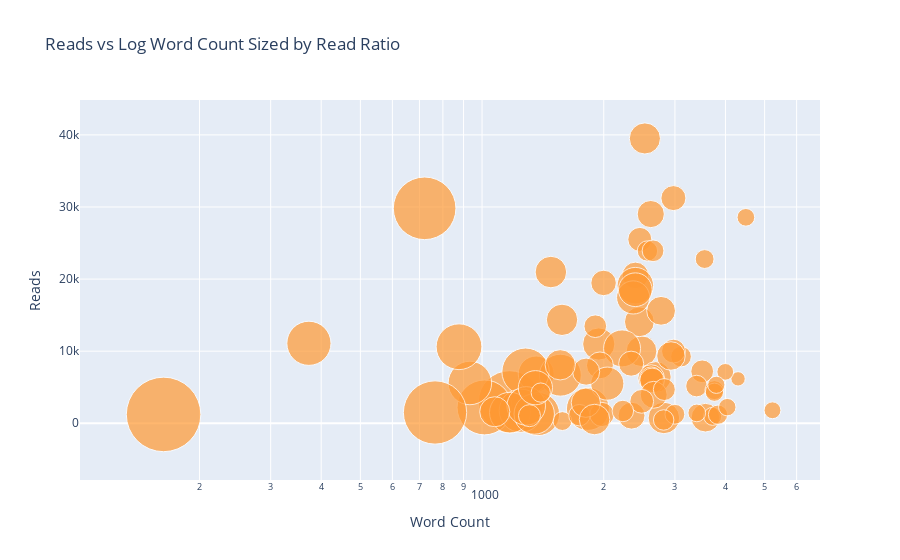

The notebook cell this image was saved under:
### Code cell
'''
Let’s get a little more sophisticated by using a log axis — specified as a plotly layout - and sizing the bubbles by a 
numeric variable.
Three Numeric Variables
'''
text = [
    f"Title: {t} <br> Ratio: {r:.2f}%" 
    for t, r in zip(
        tds["title"], tds["read_ratio"]
    )
]

tds.iplot(x='word_count', y='reads', size=tds["read_ratio"], text=text, mode='markers',
    # Log xaxis
    layout=dict(
        xaxis=dict(type='log', title='Word Count'), yaxis=dict(title='Reads'),
        title='Reads vs Log Word Count Sized by Read Ratio'))

### Figure 1 — Plotly figure (JSON) as saved in the notebook; plotly's stock layout.template omitted (floating-point values rounded to 4 significant figures)
{"data": [{"line": {"color": "rgba(255, 153, 51, 1.0)", "dash": "solid", "shape": "linear", "width": 1.3}, "marker": {"size": [17.68, 22.76, 28.64, 31.53, 23.99, 25.02, 26.48, 62.02, 31.14, 35.91, 54.9, 41.91, 30.74, 47.3, 29.82, 62.61, 43.21, 28.8, 32.28, 42.88, 43.51, 20.4, 22.68, 36.49, 36.98, 27.17, 33.18, 31.37, 33.73, 30.79, 26.51, 31.56, 63.3, 18.85, 20.65, 23.58, 25.07, 23.81, 21.75, 16.88, 25.47, 21.64, 26.89, 14.38, 18.08, 43.19, 24.69, 33.16, 26.89, 44.17, 16.73, 19.29, 74.53, 17.44, 26.93, 18.99, 40.82, 18.85, 18.21, 27.13, 19.84, 23.81, 28.56, 40.39, 17.22, 24.27, 38.53, 21.47, 21.47, 30.31, 34.19, 17.72, 21.96, 19.31, 45.8, 22.04, 29.3, 30.11, 30.59, 20.47], "symbol": "circle"}, "mode": "markers", "name": "reads", "text": ["Title: Random Forest in Python <br> Ratio: 17.68%", "Title: Improving the Random Forest in Python Part 1 <br> Ratio: 22.76%", "Title: Data Science: A Personal Application <br> Ratio: 28.64%", "Title: A Theory of Prediction <br> Ratio: 31.53%", "Title: Hyperparameter Tuning the Random Forest in Python <br> Ratio: 23.99%", "Title: Time Series Analysis in Python: An Introduction <br> Ratio: 25.02%", "Title: Stock Analysis in Python <br> Ratio: 26.48%", "Title: A Review of the Coursera Machine Learning Specialization <br> Ratio: 62.02%", "Title: Stock Prediction in Python <br> Ratio: 31.14%", "Title: Correlation vs. Causation: An Example <br> Ratio: 35.91%", "Title: Learn By Sharing <br> Ratio: 54.90%", "Title: Overfitting vs. Underfitting: A Conceptual Explanation <br> Ratio: 41.91%", "Title: Overfitting vs. Underfitting: A Complete Example <br> Ratio: 30.74%", "Title: How to Master New Skills <br> Ratio: 47.30%", "Title: Statistical Significance Explained <br> Ratio: 29.82%", "Title: Python is the Perfect Tool for any Problem <br> Ratio: 62.61%", "Title: The Misleading Effect of Noise: The Multiple Comparisons Problem <br> Ratio: 43.21%", "Title: Markov Chain Monte Carlo in Python <br> Ratio: 28.80%", "Title: Bayes’ Rule Applied <br> Ratio: 32.28%", "Title: Data Visualization Hackathon Style <br> Ratio: 42.88%", "Title: Unintended Consequences and Goodhart’s Law <br> Ratio: 43.51%", "Title: Beyond Accuracy: Precision and Recall <br> Ratio: 20.40%", "Title: Controlling the Web with Python <br> Ratio: 22.68%", "Title: Data Visualization with Bokeh in Python, Part I: Getting Started <br> Ratio: 36.49%", "Title: Data Visualization with Bokeh in Python, Part II: Interactions <br> Ratio: 36.98%", "Title: Histograms and Density Plots in Python <br> Ratio: 27.17%", "Title: Data Visualization with Bokeh in Python, Part III: Making a Complete Dashboard <br> Ratio: 33.18%", "Title: Visualizing Data with Pairs Plots in Python <br> Ratio: 31.37%", "Title: Introduction to Bayesian Linear Regression <br> Ratio: 33.73%", "Title: Bayesian Linear Regression in Python: Using Machine Learning to Predict Student Grades Part 1 <br> Ratio: 30.79%", "Title: Bayesian Linear Regression in Python: Using Machine Learning to Predict Student Grades Part 2 <br> Ratio: 26.51%", "Title: Web Scraping, Regular Expressions, and Data Visualization: Doing it all in Python <br> Ratio: 31.56%", "Title: If your files are saved only on your laptop they might as well not exist! <br> Ratio: 63.30%", "Title: A Complete Machine Learning Project Walk-Through in Python: Part One <br> Ratio: 18.85%", "Title: A Complete Machine Learning Walk-Through in Python: Part Two <br> Ratio: 20.65%", "Title: A Complete Machine Learning Walk-Through in Python: Part Three <br> Ratio: 23.58%", "Title: Automated Machine Learning on the Cloud in Python <br> Ratio: 25.07%", "Title: Machine Learning Kaggle Competition Part One: Getting Started <br> Ratio: 23.81%", "Title: Automated Feature Engineering in Python <br> Ratio: 21.75%", "Title: Machine Learning Kaggle Competition Part Two: Improving <br> Ratio: 16.88%", "Title: A Feature Selection Tool for Machine Learning in Python <br> Ratio: 25.47%", "Title: A Conceptual Explanation of Bayesian Hyperparameter Optimization for Machine Learning <br> Ratio: 21.64%", "Title: An Introductory Example of Bayesian Optimization in Python with Hyperopt <br> Ratio: 26.89%", "Title: Automated Machine Learning Hyperparameter Tuning in Python <br> Ratio: 14.38%", "Title: Machine Learning Kaggle Competition: Part Three Optimization <br> Ratio: 18.08%", "Title: How to get the right data? Trying asking for it. <br> Ratio: 43.19%", "Title: Why Automated Feature Engineering Will Change the Way You Do Machine Learning <br> Ratio: 24.69%", "Title: The most important part of a data science project is writing a blog post <br> Ratio: 33.16%", "Title: Parallelizing Feature Engineering with Dask <br> Ratio: 26.89%", "Title: How to Visualize a Decision Tree from a Random Forest in Python using Scikit-Learn <br> Ratio: 44.17%", "Title: A “Data Science for Good“ Machine Learning Project Walk-Through in Python: Part One <br> Ratio: 16.73%", "Title: A “Data Science for Good” Machine Learning Project Walk-Through in Python: Part Two <br> Ratio: 19.29%", "Title: How to Put Fully Interactive, Runnable Code in a Medium Post <br> Ratio: 74.53%", "Title: An Implementation and Explanation of the Random Forest in Python <br> Ratio: 17.44%", "Title: Practical Advice for Data Science Writing <br> Ratio: 26.93%", "Title: Another Machine Learning Walk-Through and a Challenge <br> Ratio: 18.99%", "Title: Five Minutes to Your Own Website <br> Ratio: 40.82%", "Title: Converting Medium Posts to Markdown for Your Blog <br> Ratio: 18.85%", "Title: Wikipedia Data Science: Working with the World’s Largest Encyclopedia <br> Ratio: 18.21%", "Title: Neural Network Embeddings Explained <br> Ratio: 27.13%", "Title: Building a Recommendation System Using Neural Network Embeddings <br> Ratio: 19.84%", "Title: Simpson’s Paradox: How to Prove Opposite Arguments with the Same Data <br> Ratio: 23.81%", "Title: My Weaknesses as a Data Scientist <br> Ratio: 28.56%", "Title: Overcome Your Biases with Data <br> Ratio: 40.39%", "Title: Recurrent Neural Networks by Example in Python <br> Ratio: 17.22%", "Title: Prediction Engineering: How to Set Up Your Machine Learning Problem <br> Ratio: 24.27%", "Title: How to Create Value with Machine Learning <br> Ratio: 38.53%", "Title: Feature Engineering: What Powers Machine Learning <br> Ratio: 21.47%", "Title: Modeling: Teaching a Machine Learning Algorithm to Deliver Business Value <br> Ratio: 21.47%", "Title: Deploying a Keras Deep Learning Model as a Web Application in Python <br> Ratio: 30.31%", "Title: Deploying a Python Web App on AWS <br> Ratio: 34.19%", "Title: Transfer Learning with Convolutional Neural Networks in PyTorch <br> Ratio: 17.72%", "Title: Estimating Probabilities with Bayesian Modeling in Python <br> Ratio: 21.96%", "Title: Python and Slack: A Natural Match <br> Ratio: 19.31%", "Title: Jupyter Notebook Extensions <br> Ratio: 45.80%", "Title: How to Write a Jupyter Notebook Extension <br> Ratio: 22.04%", "Title: Introduction to Interactive Time Series Visualizations with Plotly in Python <br> Ratio: 29.30%", "Title: Docker for Data Science Without the Hassle <br> Ratio: 30.11%", "Title: The Copernican Principle and How to Use Statistics to Figure Out How Long Anything Will Last <br> Ratio: 30.59%", "Title: Data Science with Medium Story Stats in Python <br> Ratio: 20.47%"], "type": "scatter", "x": [4494, 3504, 3569, 2817, 2456, 2974, 2395, 1169, 2528, 1361, 1014, 1562, 2480, 1281, 2450, 721, 1375, 2772, 1944, 1827, 933, 2565, 1906, 2394, 2220, 2614, 2365, 1577, 2394, 2690, 2620, 1480, 765, 3553, 3106, 2622, 2338, 2975, 2648, 5228, 1998, 3393, 1957, 4298, 3718, 1247, 2634, 2041, 2343, 373, 3996, 3834, 163, 4042, 2658, 3756, 1172, 1580, 3756, 1809, 2999, 2483, 2933, 1346, 3797, 1979, 1286, 1741, 2230, 1561, 1355, 3398, 2824, 1397, 877, 1310, 1806, 1075, 1898, 2813], "y": [28566, 7207, 775, 740, 25505, 31233, 20520, 2992, 39505, 6843, 2197, 6670, 9998, 7157, 14073, 29814, 1283, 15598, 10996, 1986, 5588, 23894, 13463, 19090, 10385, 29018, 17454, 14349, 18525, 6416, 6279, 20976, 1497, 22780, 9244, 6187, 8268, 10011, 23922, 1801, 19464, 5163, 8029, 6162, 965, 1745, 5944, 5500, 1057, 11093, 7132, 1193, 1229, 2237, 3950, 4598, 1472, 306, 4307, 7162, 1251, 3041, 9333, 1282, 5335, 1223, 2408, 1122, 1704, 8110, 4933, 1438, 4680, 4260, 10617, 1055, 2852, 1598, 521, 457]}], "layout": {"title": {"text": "Reads vs Log Word Count Sized by Read Ratio"}, "xaxis": {"title": {"text": "Word Count"}, "type": "log"}, "yaxis": {"title": {"text": "Reads"}}}}
